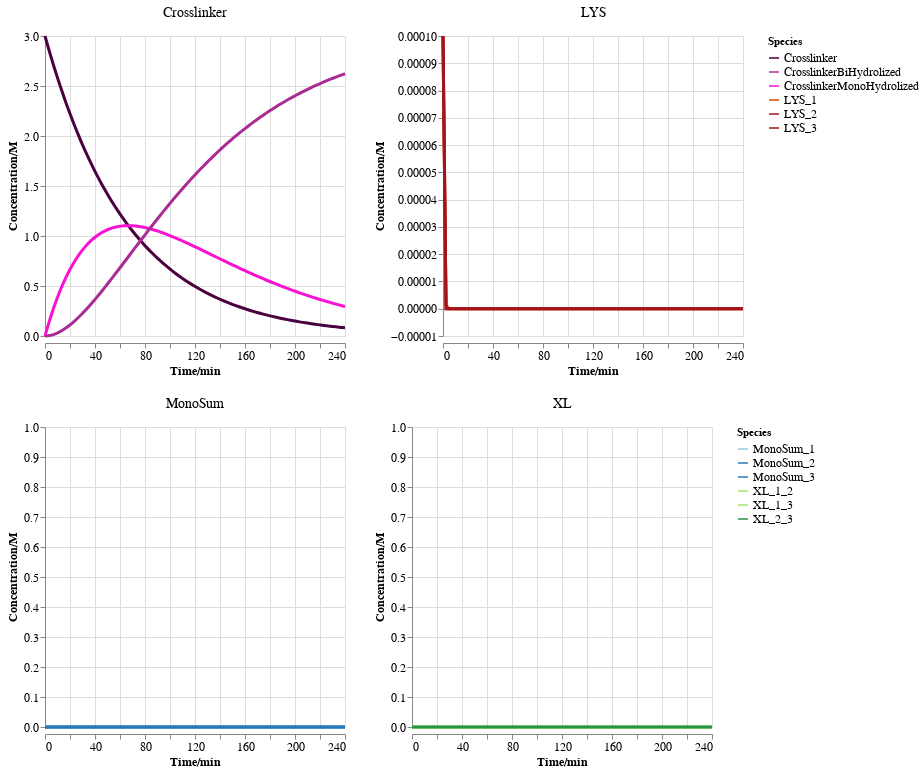

The notebook cell this image was saved under:
### Code cell
c = get_3lys_time_plot(df_melt_3lys_lower_klys1, 240)
c

### Figure 1 — Vega-Lite specification as saved in the notebook (floating-point values rounded to 4 significant figures; data arrays with more than 128 entries replaced by an {"elided": "..."} marker saying what was removed)
{"config": {"view": {"continuousWidth": 300, "continuousHeight": 300}, "axis": {"labelFontSize": 12, "titleFontSize": 12}}, "vconcat": [{"data": {"name": "data-e940d38ff37f571a92e014baaac4e381"}, "facet": {"field": "type", "header": {"labelFontSize": 14}, "title": null, "type": "nominal"}, "spec": {"mark": {"type": "line", "size": 3}, "encoding": {"color": {"field": "variable", "legend": {"labelFontSize": 12}, "scale": {"range": ["#4b003f", "#a92c95", "#f911d4", "#df4800", "#a3151a", "#a3151a"]}, "title": "Species", "type": "nominal"}, "tooltip": [{"field": "value", "type": "quantitative"}, {"field": "variable", "type": "nominal"}], "x": {"field": "time", "scale": {"domain": [0, 240]}, "title": "Time/min", "type": "quantitative"}, "y": {"axis": {"title": "Concentration/M"}, "field": "value", "scale": {}, "type": "quantitative"}}}, "columns": 2, "resolve": {"scale": {"y": "independent"}}}, {"data": {"name": "data-1aae41b338b2244a76433688022a4289"}, "facet": {"field": "type", "header": {"labelFontSize": 14}, "title": null, "type": "nominal"}, "spec": {"mark": {"type": "line", "size": 3}, "encoding": {"color": {"field": "variable", "legend": {"labelFontSize": 12}, "scale": {"range": ["#9cc8e2", "#2978b8", "#2978b8", "#a5e863", "#a5e863", "#29924a"]}, "title": "Species", "type": "nominal"}, "tooltip": [{"field": "value", "type": "quantitative"}, {"field": "variable", "type": "nominal"}], "x": {"field": "time", "scale": {"domain": [0, 240]}, "title": "Time/min", "type": "quantitative"}, "y": {"axis": {"title": "Concentration/M"}, "field": "value", "scale": {"domain": [0, 1]}, "type": "quantitative"}}}, "columns": 2, "resolve": {"scale": {"y": "independent"}}}], "resolve": {"scale": {"color": "independent", "x": "shared"}}, "$schema": "https://vega.github.io/schema/vega-lite/v5.8.0.json", "datasets": {"data-e940d38ff37f571a92e014baaac4e381": {"elided": "600 records"}, "data-1aae41b338b2244a76433688022a4289": {"elided": "600 records"}}}
